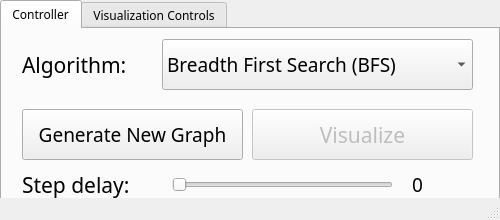
<?xml version="1.0" encoding="UTF-8"?>
<ui version="4.0">
 <class>Console</class>
 <widget class="QMainWindow" name="Console">
  <property name="geometry">
   <rect>
    <x>0</x>
    <y>0</y>
    <width>500</width>
    <height>220</height>
   </rect>
  </property>
  <property name="font">
   <font>
    <family>Fira Mono</family>
   </font>
  </property>
  <property name="windowTitle">
   <string>Graph Console</string>
  </property>
  <widget class="QWidget" name="centralwidget">
   <widget class="QTabWidget" name="tabWidget">
    <property name="enabled">
     <bool>true</bool>
    </property>
    <property name="geometry">
     <rect>
      <x>0</x>
      <y>0</y>
      <width>500</width>
      <height>220</height>
     </rect>
    </property>
    <property name="minimumSize">
     <size>
      <width>500</width>
      <height>220</height>
     </size>
    </property>
    <property name="maximumSize">
     <size>
      <width>500</width>
      <height>220</height>
     </size>
    </property>
    <property name="currentIndex">
     <number>0</number>
    </property>
    <widget class="QWidget" name="controllerTab">
     <attribute name="title">
      <string>Controller</string>
     </attribute>
     <widget class="QLabel" name="delayLbl">
      <property name="geometry">
       <rect>
        <x>20</x>
        <y>140</y>
        <width>141</width>
        <height>31</height>
       </rect>
      </property>
      <property name="font">
       <font>
        <family>Fira Mono</family>
        <pointsize>16</pointsize>
       </font>
      </property>
      <property name="text">
       <string>Step delay:</string>
      </property>
     </widget>
     <widget class="QPushButton" name="visualizeBtn">
      <property name="enabled">
       <bool>false</bool>
      </property>
      <property name="geometry">
       <rect>
        <x>250</x>
        <y>80</y>
        <width>221</width>
        <height>51</height>
       </rect>
      </property>
      <property name="font">
       <font>
        <family>Fira Mono</family>
        <pointsize>16</pointsize>
       </font>
      </property>
      <property name="text">
       <string>Visualize</string>
      </property>
     </widget>
     <widget class="QSlider" name="speedSldr">
      <property name="geometry">
       <rect>
        <x>170</x>
        <y>140</y>
        <width>221</width>
        <height>31</height>
       </rect>
      </property>
      <property name="orientation">
       <enum>Qt::Horizontal</enum>
      </property>
     </widget>
     <widget class="QComboBox" name="comboBox">
      <property name="geometry">
       <rect>
        <x>160</x>
        <y>10</y>
        <width>311</width>
        <height>51</height>
       </rect>
      </property>
      <property name="font">
       <font>
        <family>Fira Mono</family>
        <pointsize>14</pointsize>
       </font>
      </property>
      <item>
       <property name="text">
        <string>Breadth First Search (BFS)</string>
       </property>
      </item>
      <item>
       <property name="text">
        <string>Depth First Search (DFS)</string>
       </property>
      </item>
      <item>
       <property name="text">
        <string>Dijkstra's</string>
       </property>
      </item>
      <item>
       <property name="text">
        <string>A*</string>
       </property>
      </item>
     </widget>
     <widget class="QPushButton" name="generateBtn">
      <property name="geometry">
       <rect>
        <x>20</x>
        <y>80</y>
        <width>221</width>
        <height>51</height>
       </rect>
      </property>
      <property name="font">
       <font>
        <family>Fira Mono</family>
        <pointsize>14</pointsize>
       </font>
      </property>
      <property name="text">
       <string>Generate New Graph</string>
      </property>
     </widget>
     <widget class="QLabel" name="algorithmLbl">
      <property name="geometry">
       <rect>
        <x>20</x>
        <y>20</y>
        <width>131</width>
        <height>31</height>
       </rect>
      </property>
      <property name="font">
       <font>
        <family>Fira Mono</family>
        <pointsize>16</pointsize>
       </font>
      </property>
      <property name="text">
       <string>Algorithm:</string>
      </property>
     </widget>
     <widget class="QLabel" name="stepDelayValueLbl">
      <property name="geometry">
       <rect>
        <x>410</x>
        <y>140</y>
        <width>31</width>
        <height>31</height>
       </rect>
      </property>
      <property name="font">
       <font>
        <pointsize>14</pointsize>
       </font>
      </property>
      <property name="text">
       <string>0</string>
      </property>
     </widget>
    </widget>
    <widget class="QWidget" name="visualizationControlsTab">
     <attribute name="title">
      <string>Visualization Controls</string>
     </attribute>
     <widget class="QLabel" name="resetLbl">
      <property name="geometry">
       <rect>
        <x>30</x>
        <y>110</y>
        <width>131</width>
        <height>51</height>
       </rect>
      </property>
      <property name="font">
       <font>
        <pointsize>14</pointsize>
       </font>
      </property>
      <property name="text">
       <string>Reset Graph</string>
      </property>
     </widget>
     <widget class="QLabel" name="skipLbl">
      <property name="geometry">
       <rect>
        <x>30</x>
        <y>70</y>
        <width>211</width>
        <height>41</height>
       </rect>
      </property>
      <property name="font">
       <font>
        <pointsize>14</pointsize>
       </font>
      </property>
      <property name="text">
       <string>Skip Visualization</string>
      </property>
     </widget>
     <widget class="QLabel" name="endLbl">
      <property name="geometry">
       <rect>
        <x>30</x>
        <y>30</y>
        <width>271</width>
        <height>31</height>
       </rect>
      </property>
      <property name="font">
       <font>
        <pointsize>14</pointsize>
       </font>
      </property>
      <property name="text">
       <string>End (Quit visualization)</string>
      </property>
     </widget>
     <widget class="QLabel" name="endExplLbl">
      <property name="geometry">
       <rect>
        <x>330</x>
        <y>30</y>
        <width>71</width>
        <height>31</height>
       </rect>
      </property>
      <property name="font">
       <font>
        <pointsize>14</pointsize>
       </font>
      </property>
      <property name="text">
       <string>Escape</string>
      </property>
     </widget>
     <widget class="QLabel" name="skipExplLbl">
      <property name="geometry">
       <rect>
        <x>330</x>
        <y>70</y>
        <width>81</width>
        <height>41</height>
       </rect>
      </property>
      <property name="font">
       <font>
        <pointsize>14</pointsize>
       </font>
      </property>
      <property name="text">
       <string>Space</string>
      </property>
     </widget>
     <widget class="QLabel" name="resetExplLbl">
      <property name="geometry">
       <rect>
        <x>330</x>
        <y>110</y>
        <width>111</width>
        <height>51</height>
       </rect>
      </property>
      <property name="font">
       <font>
        <pointsize>14</pointsize>
       </font>
      </property>
      <property name="text">
       <string>Backspace</string>
      </property>
     </widget>
    </widget>
   </widget>
  </widget>
  <widget class="QStatusBar" name="statusbar"/>
 </widget>
 <resources/>
 <connections/>
</ui>
